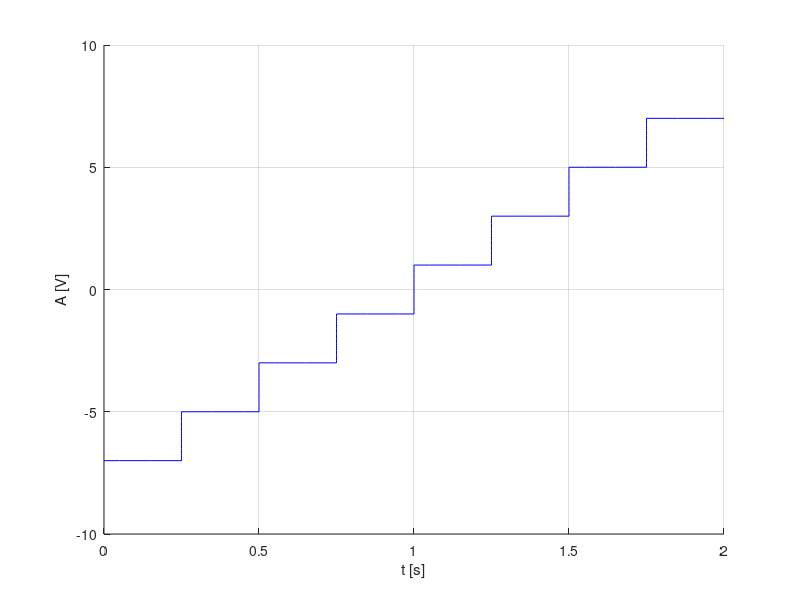

Recreate this plot in MATLAB.
function [ ] = TemaEx3d( )

x= 0:0.05:0.25; %nivelul de -7
y= -7-x+x;
hold on
plot(x, y,'b')

y= -7:0.1:-5;  % "linia dintre ele";  dintre nivelele -7 si -5"
x= 0.25-y+y;
plot(x,y,'b')

x=0.25:0.05:0.5; %nivelul de -5
y=-5-x+x;
plot(x, y,'b')

x=0.5:0.05:0.75; %nivelul de -3
y= -3 -x+x;
plot(x,y,'b')

y=-5:0.1:-3;  % "linia dintre ele";  dintre nivelele -5 si -3"
x=0.5-y+y;
plot(x,y,'b')


x=0.75:0.05:1; %nivelul de -1
y=-1-x+x;
plot(x, y,'b')

y=-3:0.1:-1;  % "linia dintre ele";  dintre nivelele -3 si -1"
x=0.75-y+y;
plot(x,y,'b')

x=1:0.05:1.25; %nivelul de 1
y= 1 -x+x;
plot(x,y,'b')

y=-1:0.1:1;  % "linia dintre ele"; dintre nivelele -1 si 1"
x=1-y+y;
plot(x,y,'b')

x=1.25:0.05:1.5; %nivelul de 3
y=3-x+x;
plot(x, y,'b')

y=1:0.1:3;  % "linia dintre ele";  dintre nivelele 1 si 3"
x=1.25-y+y;
plot(x,y,'b')

x=1.5:0.05:1.75; %nivelul de 5
y= 5 -x+x;
plot(x,y,'b')

y=3:0.1:5;  % "linia dintre ele";  dintre nivelele 3 si 5"
x=1.5-y+y;
plot(x,y,'b')

x=1.75:0.05:2; %nivelul de 7
y= 7 -x+x;
plot(x,y,'b')

y=5:0.1:7;  % "linia dintre ele";  dintre nivelele 5 si 7"
x=1.75-y+y;
plot(x,y,'b'),grid, xlabel('t [s]'),ylabel('A [V]') %afisarea semnalului



end
